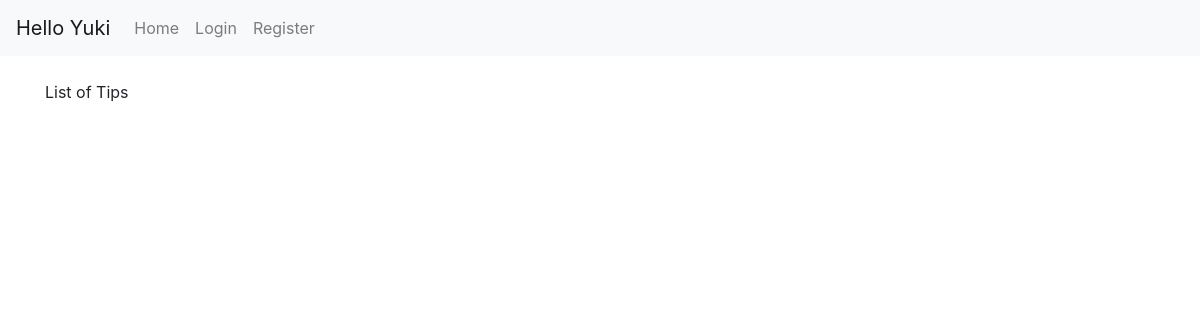
/, run on an earlier commit of the app's database.
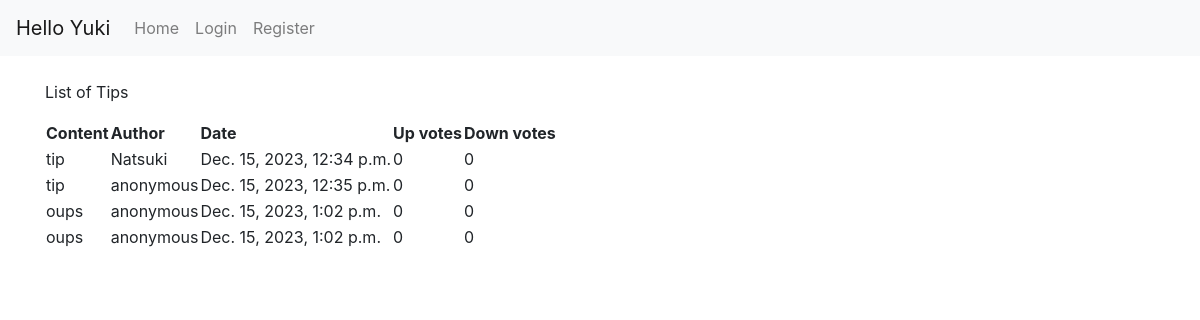
And on a later commit of the database.
### ex/models.py (models this page shows)
class Tip(models.Model):
    class Meta:
        db_table = 'tip'
    content = models.TextField()
    author = models.CharField(max_length=64)
    date = models.DateTimeField(auto_now_add=True)
    upvote = models.IntegerField(default=0)
    downvote = models.IntegerField(default=0)

### ex/views.py (the view, shortened to what this page needs)
# urls.py: path("", views.tips, name="home"),
def tips(request):
    context.update({'message': "List of Tips", 'alias': request.session['name']})
    try:
        tip_lst = Tip.objects.all().values()
        context.update({'tip_lst': tip_lst})
    except Exception as err:
        message = f"No data available because: {err}"
        context.update({'message': message})
        return render(request, "ex/home.html", context)
    return render(request, "ex/home.html", context)

### ex/random_alias.py (called while the page is built)
def random_alias():
    rdint = random.randint(0, 9)
    return settings.ANONIMOUS_ALIASES[rdint]

### ex/templates/ex/home.html (shortened to what this page needs)
{% extends 'ex/base.html' %}
{% load static %}
{% block content %}
{% include 'ex/tip.html' %}
{% endblock content %}

### ex/templates/ex/base.html (shortened to what this page needs)
{% load bootstrap4 %}
{% load static %}
<!DOCTYPE html>
<html lang="en">
  <head>
    {% bootstrap_css %}
  </head>
  <body>
    {% include 'ex/nav.html' %}
    <br>
    <div class="container">
      {% block content %} {% endblock content %}
    </div>
  </body>
</html>

### ex/templates/ex/nav.html (shortened to what this page needs)
 <nav class="navbar navbar-expand-sm navbar-light bg-light">
      {% if user.is_authenticated %}
      <a class="navbar-brand" href="/">Hello {{user.username}}</a>
      {% else %}
      <a class="navbar-brand" href="/">Hello {{alias}}</a>
      {% endif %}
      <div class="collapse navbar-collapse" id="navbarText">
        <ul class="navbar-nav mr-auto">
          <li class="nav-item">
            <a class="nav-link" href="/">Home</a>
          </li>
          {% if user.is_authenticated %}
          <li class="nav-item">
            <a class="nav-link" href="{% url 'logout' %}">Logout</a>
          </li>
          {% else %}
          <li class="nav-item">
            <a class="nav-link" href="{% url 'login' %}">Login</a>
          </li>
          <li class="nav-item">
            <a class="nav-link" href="{% url 'register' %}">Register</a>
          </li>
          {% endif %}
        </ul>
      </div>
    </nav>

### ex/templates/ex/tip.html (shortened to what this page needs)
<div>
    <p>{{ message }}</p>
    {% if tip_lst %}
    <table>
        <tr>
            <th>Content</th>
            <th>Author</th>
            <th>Date</th>
            <th>Up votes</th>
            <th>Down votes</th>
        </tr>
        {% for tip in tip_lst %}
        <tr>
                <td>{{tip.content}}</td>
                <td>{{tip.author}}</td>
                <td>{{tip.date}}</td>
                <td>
                    {{tip.upvote}}
                </td>
                <td>
                    {{tip.downvote}}
                </td>
        </tr>
        {% endfor %}
    </table>
    {% endif %}
</div>

What changed in the data, as far as the page shows it:
added Tip: content "tip", author "Natsuki", date "Dec. 15, 2023, 12:34 p.m.", upvote "0", downvote "0"
added Tip: content "tip", author "anonymous", date "Dec. 15, 2023, 12:35 p.m.", upvote "0", downvote "0"
added Tip: content "oups", author "anonymous", date "Dec. 15, 2023, 1:02 p.m.", upvote "0", downvote "0"
added Tip: content "oups", author "anonymous", date "Dec. 15, 2023, 1:02 p.m.", upvote "0", downvote "0"
Also different on the page:
text now shown: "Content Author Date Up votes Down votes"
